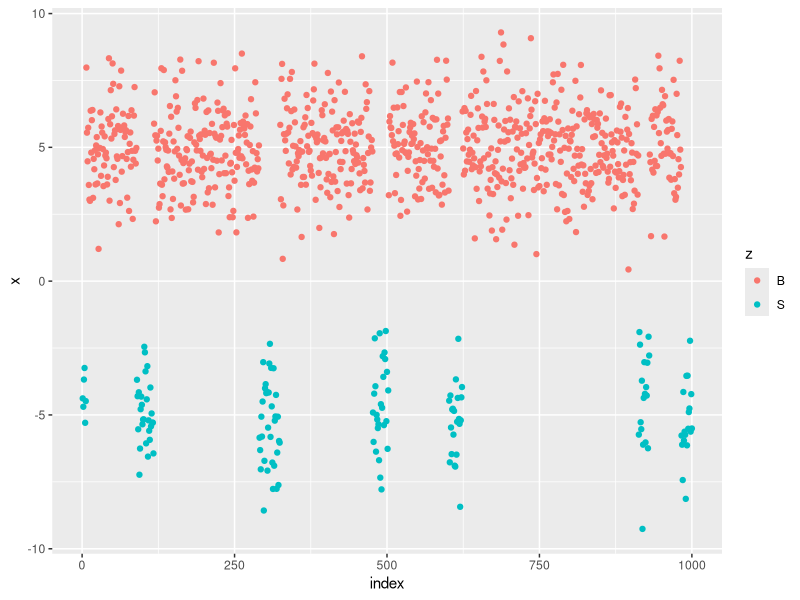

Recreate this plot in R.
## ---- chunk 1
library(expm)
library(ggplot2)
library(matrixStats)
## ---- chunk 2
# transition matrix, rows sum to one
transition<-matrix(c(.99,.05,.01,.95),nrow=2) #premultiply by indicator to get new vals
stationary_dist<-eigen(t(transition))$vectors[,1]
stationary_dist/sum(stationary_dist)
transition%^%100
#reveals stationary distribution is c(.83,.17)
categs<-c("B","S")
rownames(transition)<-colnames(transition)<-categs
L<-nrow(transition) #2
Tmax<-1000
#z<-matrix(0,nrow=L,ncol=Tmax) #each column is indicator of true state
# if z[,t] = c(1,0) this means "B"
# if z[,t] = c(0,1) this means "S"
#z[,1]<-c(0,1)
z<-rep(NA,Tmax)
z[1]<-"S"
for(t in 2:Tmax){
  z[t]<-sample(categs,1,prob=transition[z[t-1],])
}
table(z)/Tmax #should resemble stationary distribution
mu_vals_map<-list(B=5,S=-5)
x<-sapply(z,function(q){rnorm(1,mean=mu_vals_map[[q]],sd=sqrt(2))})
plotdat<-data.frame(index=1:Tmax,x=x,z=z)
ggplot(data=plotdat)+geom_point(aes(x=index,y=x,colour=z))
## ---- chunk 3
# original transition[i,j] is P(z_{t+1}=j|z_t=i) (standard form)
# in Murphy book this is called Psi
tlps<-log(transition)
ttlps<-t(tlps)
#now ttlps[i,j] is log P(z_{t+1}=i|z_t=j)
#taking transpose facilitates R's vector*matrix recycling
#compute all emission log-probabilities
elps<-vapply(categs,function(q){dnorm(x,mean=mu_vals_map[[q]],sd=sqrt(2),log=TRUE)},FUN.VALUE=rep(0.0,Tmax))
# prev. line is a Tmax by L matrix
# each row is one time step.
# values are on the log-scale
# compute backward messages
msg_b<-matrix(NA,nrow=Tmax,ncol=L)
colnames(msg_b)<-categs
msg_b[Tmax,]<-0 #messages on log-scale
for(t in Tmax:2){
  #below formula modified from Murphy p. 611, underflowed/failed
  #msg_b[(t-1),]<-transition %*% (exp(elps[t,])*msg_b[t,])
  # more stable? log-scale version, also underflowed
  # msg_b[(t-1),]<-transition %*% exp(elps[t,]+log(msg_b[t,]))
  # even more stable approach, use logsumexp function
  msg_b[(t-1),]<-colLogSumExps(msg_b[t,]+elps[t,]+ttlps)
  #note the use of vector recycling!!
  # msg_b[t,] is 2x1, elps[t,] is 2x1, tlps is 2x2!!
}
#compute forward messages
msg_a<-matrix(NA,nrow=Tmax,ncol=L)
colnames(msg_a)<-categs
#compute stationary distribution as marginal log probs to initialize
mlpz<-log(eigen(t(transition))$vectors[,1]) 
msg_a[1,]<-elps[1,]+mlpz
for(t in 2:Tmax){
  msg_a[t,]<-elps[t,]+colLogSumExps(msg_a[(t-1),]+tlps) #vector recycling!
}
msg_gam<-msg_a+msg_b #unnormalized log-probs
msg_gam_Z<-rowLogSumExps(msg_gam) #calculate normalizing constant
msg_gam<- msg_gam - msg_gam_Z #normalize via log-scale
#find predicted states most likely, doesn't require normalization!
zpreds<-max.col(msg_gam)
zpreds<-vapply(zpreds,function(q){categs[q]},FUN.VALUE="S")
table(zpreds,z)
